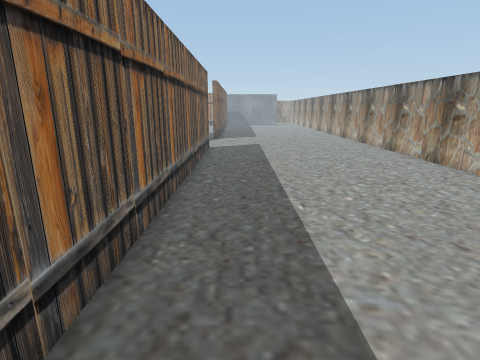
View 1 (above)

20 first-person views from a walk through a Unity game level. The camera is 1.3 m above the floor, tilts 14° down and sees 80° across. The floor is counted in squares, 0.5 m on a side. Each view is taken from the middle of a square. On the plan, view 1 faces up. The plan holds only what a view shows up to about 19 squares ahead; the rest is blank. The place goes on beyond the plan. The player is left out. Some surface patterns are stand-ins.

View 2
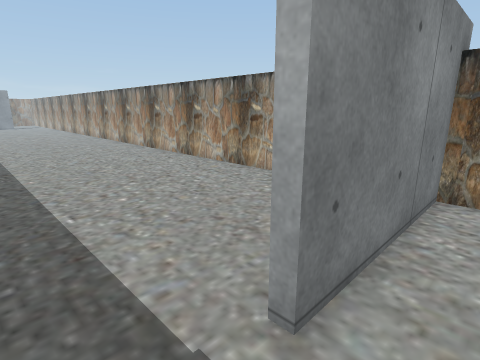

View 3
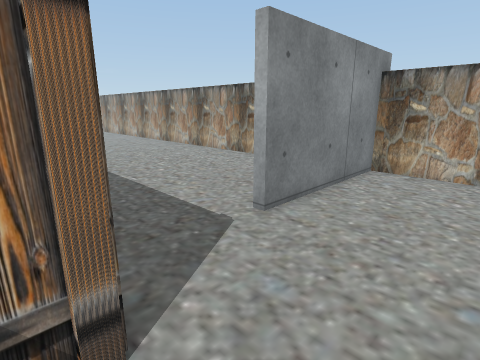

View 4
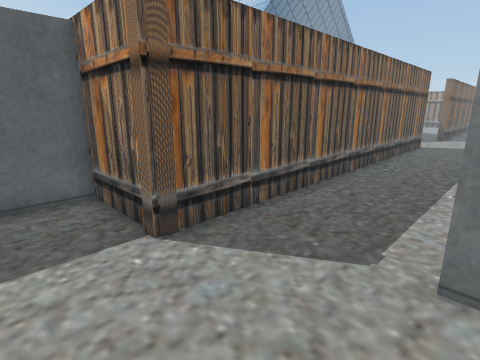

View 5
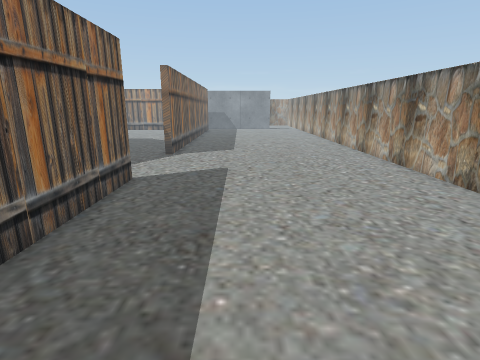

View 6
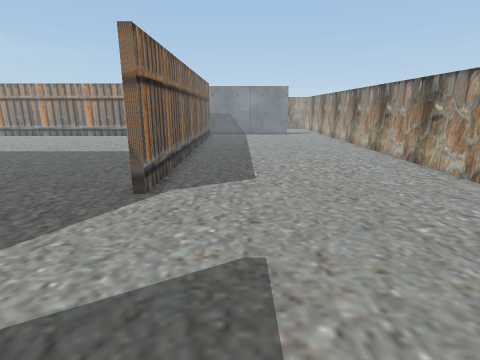

View 7
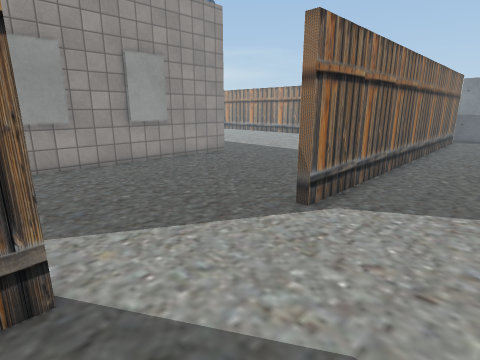

View 8
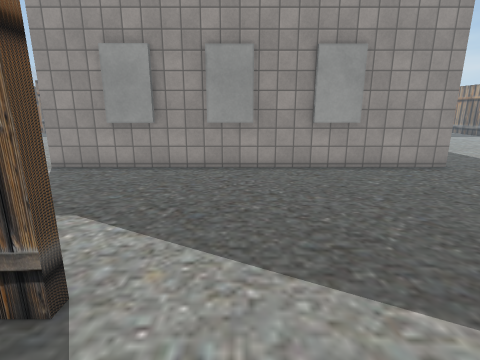

View 9
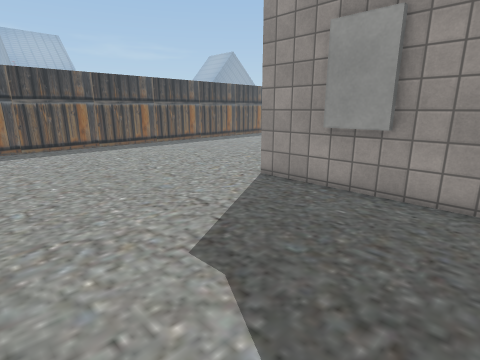

View 10
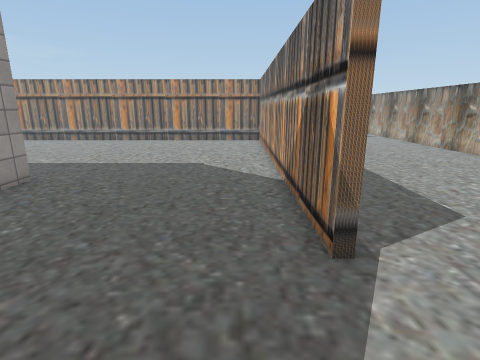

View 11
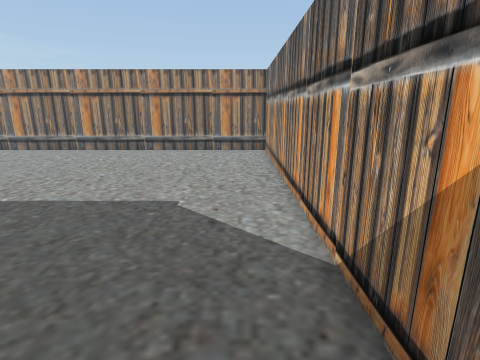

View 12
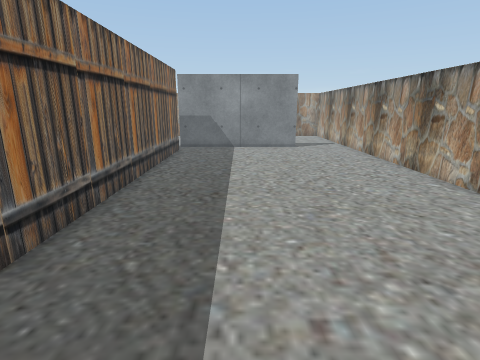

View 13
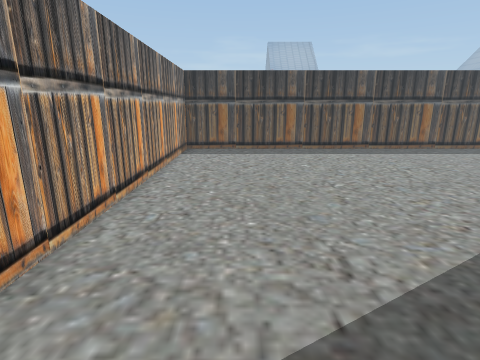

View 14
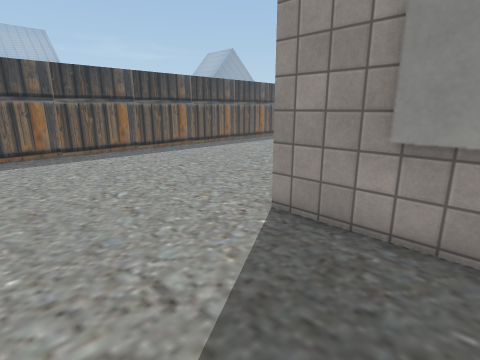

View 15
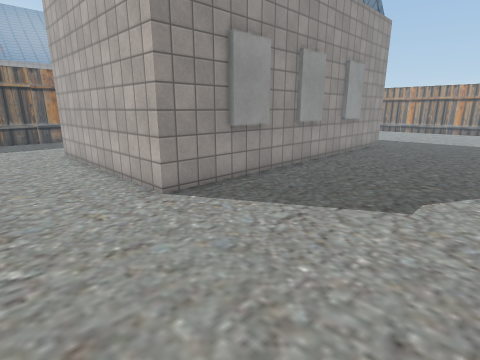

View 16
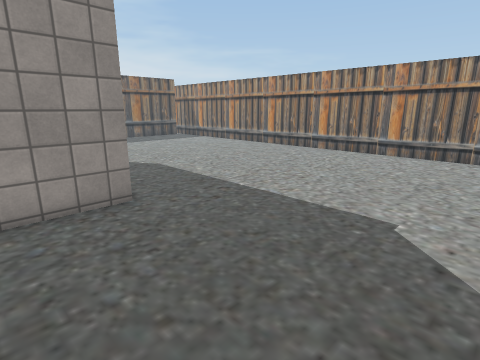

View 17
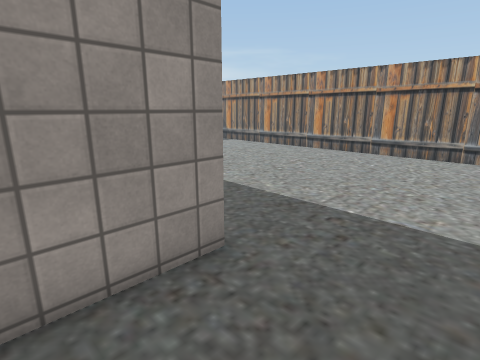

View 18
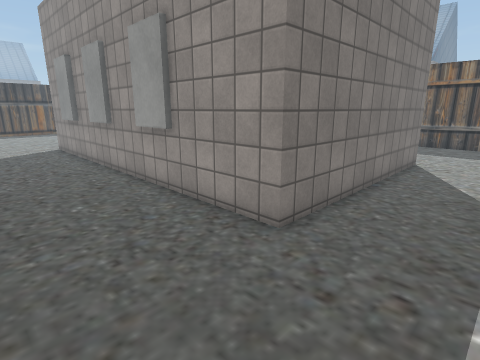

View 19
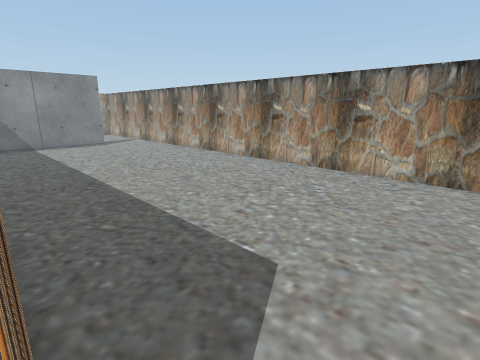

View 20
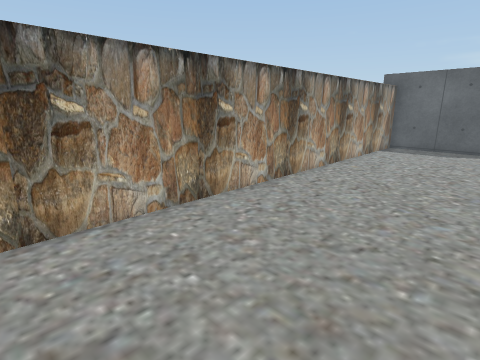

### Floor plan
Points are (right, up) in squares from view 1. A wall is a line through its corners. A room is listed if a view was taken in it or the views show most of it. See-through windows are left out.
Room 1 (views 1, 2, 3, 4)
walls: (-2.1, 2.4) (-2.1, -0.3) (-5.8, -0.3) (-5.8, -2.5); (9.6, -2.1) (9.6, 1.6) (2.5, 1.6) (2.5, 2)
ways out: opening at (0.5, 2) to room 2
Room 2 (views 5, 6, 7, 8, 9, 10, 11, 12, 13, 14, 15, 16, 17, 18, 19, 20)
walls: (-2.6, 19.6) (-2.1, 19.6) (-2.1, 2.4); (-11.8, 25.6) (-11.8, 22.4); (-11.8, 20.6) (-11.8, 18.4); (-11.8, 16.6) (-11.8, 13.4) (-19.5, 13.4); (-19.5, 31.4) (-11.8, 31.4) (-11.8, 27.4); (-2.1, 45.6) (-2.1, 25.6) (-2.4, 25.6) (-2.4, 45.4) (-19.4, 45.4); (4.8, 1.9) (9.6, 1.9) (9.6, 46.5); (-19.5, 0.1) (-2.4, 0.1) (-2.4, 15.1)
ways out: opening at (0.5, 2) to room 1
objects: block (-13, 17) to (-12, 18); block (-13, 21) to (-12, 22)

Where each view was taken, in squares from view 1:
view 1: 0 up, 0 right, facing up
view 2: 0 up, 0 right, facing up-right
view 3: 3 down, 3 left, facing up-right
view 4: 3 down, 3 right, facing up-left
view 5: 9 up, 2 right, facing up
view 6: 17 up, 1 right, facing up
view 7: 19 up, 2 right, facing up-left
view 8: 22 up, 1 right, facing left
view 9: 21 up, 3 left, facing down-left
view 10: 21 up, 4 left, facing up
view 11: 27 up, 4 left, facing up
view 12: 27 up, 2 right, facing up
view 13: 19 up, 6 left, facing down
view 14: 18 up, 6 left, facing down-left
view 15: 9 up, 4 left, facing up-left
view 16: 28 up, 4 left, facing up-left
view 17: 28 up, 8 left, facing up-left
view 18: 35 up, 7 left, facing down-left
view 19: 25 up, 2 left, facing up-right
view 20: 23 up, 3 right, facing down-right
